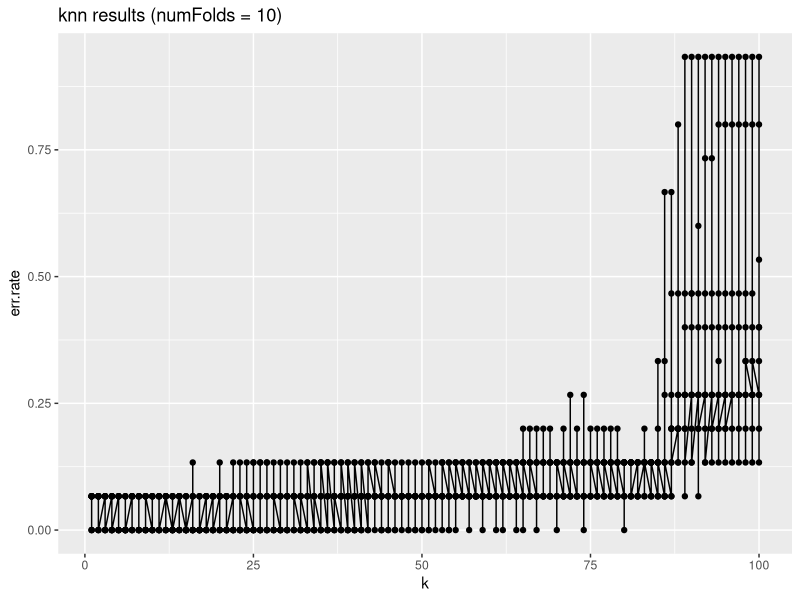

The R script that drew this image:
# load required library
library(class)
library(ggplot2)
#################################################
# PREPROCESSING
#################################################

data <- iris                # create copy of iris dataframe
labels <- data$Species      # store labels
data$Species <- NULL        # remove labels from feature set (note: could
                            # alternatively use neg indices on column index in knn call)

#################################################
# TRAIN/TEST SPLIT
#################################################

set.seed(1)         # initialize random seed for consistency
                    # NOTE -- run for various seeds --> need for CV!

numFolds <- 10 #N Folds Five

N <- nrow(data)     # total number of records (150)
fold.size <- N/numFolds #well, we know this is gonna be an even split

shuffled.index <- sample(1:N, N)       # shuffle some indices, essentially
print( shuffled.index)

#################################################
# APPLY MODEL
#################################################

err.rates <- data.frame()       # initialize results object

max.k <- 100

fold.offset <- 1 # set the number offset to 0
for ( curFold in 1:numFolds)
{

	testSlice.index <- shuffled.index[ fold.offset : (fold.offset + fold.size-1) ] 
	cat('\n', 'testSlice.index = ', testSlice.index, ', fold number = ', curFold, '\n', sep='')     # print slice
	print( testSlice.index)
	train.data <- data[-testSlice.index, ]       # perform train/test split
	test.data <- data[testSlice.index, ]       # note use of neg index...different than Python!

	train.labels <- as.factor(as.matrix(labels)[-testSlice.index, ])     # extract training set labels
	test.labels <- as.factor(as.matrix(labels)[testSlice.index, ])     # extract test set labels
	
	for (k in 1:max.k)              # perform fit for various values of k
	{
	    knn.fit <- knn(train = train.data,          # training set
	                    test = test.data,           # test set
	                    cl = train.labels,          # true labels
	                    k = k                       # number of NN to poll
	               )

	    cat('\n', 'k = ', k, ', fold number = ', curFold, '\n', sep='')     # print params
	    print(table(test.labels, knn.fit))          # print confusion matrix

	    this.err <- sum(test.labels != knn.fit) / length(test.labels)    # store gzn err

	    err.rates <- rbind(err.rates, this.err)     # append err to total results
	}

	fold.offset <- fold.offset + fold.size #increment the current fold offset number so we sample the next slice
}

#################################################
# OUTPUT RESULTS
#################################################

results <- data.frame(1:max.k, err.rates)   # create results summary data frame
names(results) <- c('k', 'err.rate')        # label columns of results df

# create title for results plot
title <- paste('knn results (numFolds = ', numFolds, ')', sep='')

# create results plot
results.plot <- ggplot(results, aes(x=k, y=err.rate)) + geom_point() + geom_line()
results.plot <- results.plot + ggtitle(title)

# draw results plot (note need for print stmt inside script to draw ggplot)
print(results.plot)

#################################################
# NOTES
#################################################

# what happens for high values (eg 100) of max.k? have a look at this plot:
# > results.plot <- ggplot(results, aes(x=k, y=err.rate)) + geom_smooth()

# our implementation here is pretty naive, meant to illustrate concepts rather
# than to be maximally efficient...see alt impl in DMwR package (with feature
# scaling):
#
# > install.packages('DMwR')
# > library(DMwR)
# > knn

# ed. note: how not to do it (black box)
# http://en.wikibooks.org/wiki/Data_Mining_Algorithms_In_R/Classification/kNN

# R docs
# http://cran.r-project.org/web/packages/class/class.pdf
# http://cran.r-project.org/web/packages/DMwR/DMwR.pdf
